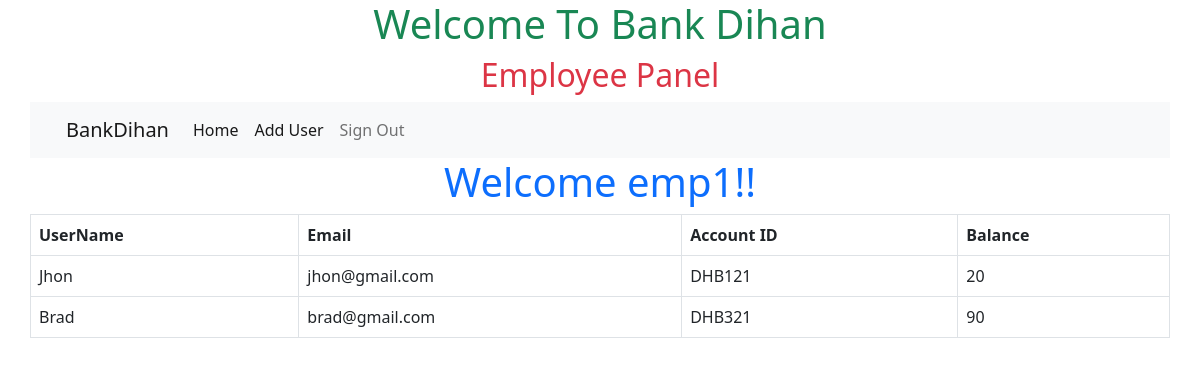
Screenshot of /client/emphome.php (signed in) with the database file from the repository.
### tables this page shows
CREATE TABLE `user` (
  `id` int NOT NULL,
  `username` varchar(256) NOT NULL,
  `email` varchar(256) NOT NULL,
  `password` varchar(256) NOT NULL,
  `confirm_password` varchar(256) NOT NULL,
  `account_id` varchar(11) NOT NULL,
  `current_amt` decimal(6,0) NOT NULL
);

### server/userlist.php (called while the page is built, shortened)
<?php
include 'dbconfig.php';
$sql = "SELECT * FROM `user`";
$query = mysqli_query($conn,$sql);
$rows = mysqli_num_rows($query);

### client/emphome.php (the view, shortened to what this page needs)
<?php include('../inc/header.inc.php'); ?>
<h1 class="text-center text-success">Welcome To Bank Dihan</h1>
<h2 class="text-center text-danger">Employee Panel</h2>
<div class="container">
	<div class="row">
		<nav class="navbar navbar-expand-lg navbar-light bg-light">
  <div class="container-fluid">
    <a class="navbar-brand" href="#">BankDihan</a>
    <div class="collapse navbar-collapse" id="navbarSupportedContent">
      <ul class="navbar-nav me-auto mb-2 mb-lg-0">
        <li class="nav-item">
          <a class="nav-link active" aria-current="page" href="emphome.php">Home</a>
        </li>
         <li class="nav-item">
          <a class="nav-link active" aria-current="page" href="../client/signup.php">Add User</a>
        </li>
        <li class="nav-item">
          <a class="nav-link" href="../server/empsignout.php">Sign Out</a>
        </li>
      </ul>
    </div>
  </div>
</nav>
	</div>
	<div class="row">
		<h1 class="text-center text-primary"><?php echo "Welcome ".$_SESSION['empname']."!!";?></h1>
	</div>
</div>
<div class="container">
  <div class="row">
     <table class="table table-bordered">
      <tr>
        <th>UserName</th>
        <th>Email</th>
        <th>Account ID</th>
        <th>Balance</th>
      </tr>
    <?php include '../server/userlist.php';
    if($rows)
    {
      while($res = mysqli_fetch_assoc($query))
     {?>
      <tr>
        <td><?php echo $res['username'];?></td>
        <td><?php echo $res['email'];?></td>
        <td><?php echo $res['account_id'];?></td>
        <td><?php echo $res['current_amt'];?></td>
      </tr>
     <?php
     }
    ?>
  </table>
  <?php  }
    else
    {
      echo "No Data Found!!!";
    }
      ?>
  </div>
</div>
<?php include('../inc/footer.inc.php'); ?>

### rows the page displays
user: username "Jhon", email "jhon@gmail.com", account "DHB121", current_amt "20"
user: username "Brad", email "brad@gmail.com", account "DHB321", current_amt "90"

### other values shown
$_SESSION['empname'] "emp1"
